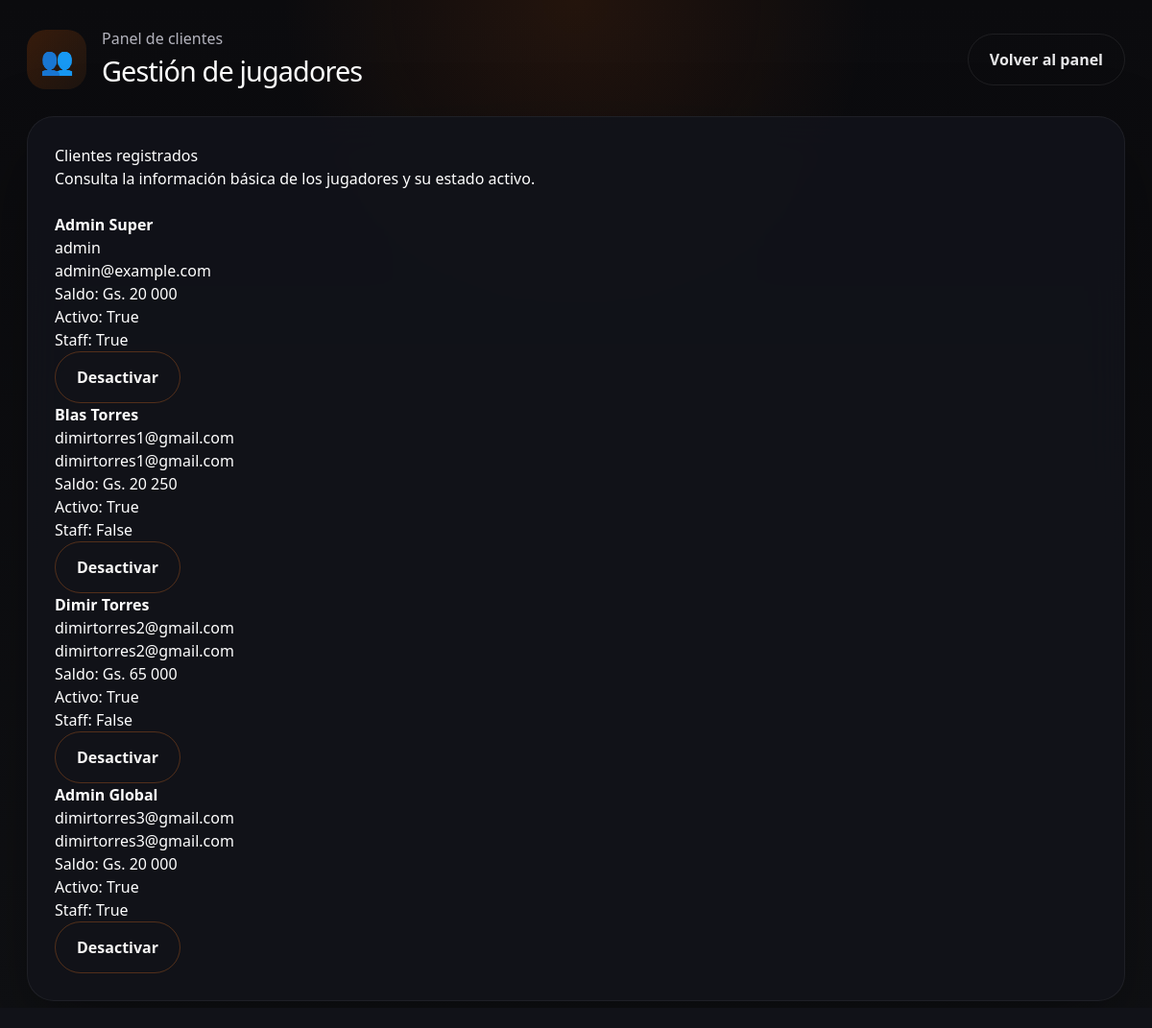
Screenshot of /casino/admin-panel/clientes/ (signed in) with the database file from the repository.
### casino/models.py (models this page shows)
class Player(AbstractUser):
    nombre = models.CharField(max_length=64, verbose_name=_("Nombres"))
    apellido = models.CharField(max_length=64, verbose_name=_("Apellidos"))
    edad = models.PositiveSmallIntegerField(verbose_name=_("Edad"), validators=[validar_edad_mayoria])
    sexo = models.CharField(max_length=16, choices=[("M", "Masculino"), ("F", "Femenino"), ("O", "Otro")], verbose_name=_("Sexo"))
    estado_civil = models.CharField(
        max_length=24,
        choices=[
            ("soltero", "Soltero"),
            ("casado", "Casado"),
            ("divorciado", "Divorciado"),
            ("viudo", "Viudo"),
            ("union_libre", "Unión libre"),
        ],
        verbose_name=_("Estado Civil"),
    )
    saldo = EncryptedDecimalField(
        max_digits=14,
        decimal_places=0,
        default=20000,
        verbose_name=_("Saldo Disponible (Gs.)"),
        help_text=_("Saldo cifrado en Guaraníes."),
    )
    recibio_regalo = models.BooleanField(
        default=False,
        verbose_name=_("Recibió bono de bienvenida"),
        help_text=_("Marca si el usuario obtuvo el regalo de los primeros registros."),
    )
    slot_play_count = models.PositiveIntegerField(
        default=0,
        verbose_name=_("Jugadas consecutivas de tragamonedas"),
        help_text=_("Contador acumulado de giros de tragamonedas para habilitar jackpots de retención."),
    )
    bonus_balance = models.DecimalField(
        max_digits=14,
        decimal_places=0,
        default=0,
        verbose_name=_("Saldo de bono"),
    )
    bonus_rollover = models.DecimalField(
        max_digits=14,
        decimal_places=0,
        default=0,
        verbose_name=_("Rollover acumulado"),
    )
    bonus_rollover_target = models.DecimalField(
        max_digits=14,
        decimal_places=0,
        default=0,
        verbose_name=_("Meta de rollover"),
    )
    free_spins = models.PositiveIntegerField(
        default=0,
        verbose_name=_("Giros gratis disponibles"),
    )
    REQUIRED_FIELDS = ["email", "nombre", "apellido", "edad", "sexo", "estado_civil"]
    class Meta:
        verbose_name = "Jugador"
        verbose_name_plural = "Jugadores"

### casino/views.py (the view)
# urls.py: path("admin-panel/clientes/", views.clientes, name="clientes"),
@login_required
@user_passes_test(is_admin)
def clientes(request):
    jugadores = Player.objects.all().order_by("username")
    return render(request, "casino/clientes.html", {"jugadores": jugadores})

### casino/fields.py (called while the page is built)
    def from_db_value(self, value: bytes | None, expression, connection) -> Decimal | None:
        if value is None:
            return None
        cipher = get_cipher()
        if isinstance(value, memoryview) or isinstance(value, bytearray):
            value = bytes(value)
        if isinstance(value, str):
            try:
                import base64
                value = base64.urlsafe_b64decode(value.encode())
            except Exception:
                value = value.encode()
        try:
            plain = cipher.decrypt(value)
            return Decimal(plain.decode())
        except (InvalidToken, ValueError):
            raise ValidationError("No se pudo descifrar el saldo almacenado.")

### casino/utils.py (called while the page is built)
def get_cipher():
    key = settings.FERNET_KEY
    if isinstance(key, str):
        key_bytes = key.encode()
    elif isinstance(key, (bytes, bytearray, memoryview)):
        key_bytes = bytes(key)
    else:
        key_bytes = str(key).encode()
    return Fernet(key_bytes)

### casino/views.py (called while the page is built)
def is_admin(user):
    return user.is_superuser or user.is_staff

### templates/casino/clientes.html (shortened to what this page needs)
{% extends "base.html" %}
{% load humanize %}
{% block content %}
<div class="dashboard-page">
    <div class="layout-shell">
        <header class="topbar">
            <div class="brand-hero">
                <span class="brand-mark">👥</span>
                <div>
                    <p>Panel de clientes</p>
                    <h1>Gestión de jugadores</h1>
                </div>
            </div>
            <a href="{% url 'casino:admin_panel' %}" class="btn-ghost">Volver al panel</a>
        </header>
        <main class="admin-shell glass-panel">
            <div class="admin-hero">
                <div>
                    <h2>Clientes registrados</h2>
                    <p>Consulta la información básica de los jugadores y su estado activo.</p>
                </div>
            </div>
            <section class="player-list" style="margin-top: 24px;">
                <div class="players-grid">
                    {% for jugador in jugadores %}
                    <div class="player-card">
                        <p><strong>{{ jugador.nombre }} {{ jugador.apellido }}</strong></p>
                        <p>{{ jugador.username }}</p>
                        <p>{{ jugador.email }}</p>
                        <p>Saldo: Gs. {{ jugador.saldo|intcomma }}</p>
                        <p>Activo: {{ jugador.is_active }}</p>
                        <p>Staff: {{ jugador.is_staff }}</p>
                        <form method="post" action="{% url 'casino:toggle_player_status' jugador.id %}">
                            <button type="submit" class="btn-secondary small">
                                {% if jugador.is_active %}Desactivar{% else %}Activar{% endif %}
                            </button>
                        </form>
                    </div>
                    {% empty %}
                    <p class="empty-state">No hay clientes registrados todavía.</p>
                    {% endfor %}
                </div>
            </section>
        </main>
    </div>
</div>
{% endblock %}

### rows the page displays
Player: nombre "Admin", apellido "Super", username "admin", email "admin@example.com", saldo "20 000", is_active "True", is_staff "True", shows "Desactivar"
Player: nombre "Blas", apellido "Torres", username "dimirtorres1@gmail.com", email "dimirtorres1@gmail.com", saldo "20 250", is_active "True", is_staff "False", shows "Desactivar"
Player: nombre "Dimir", apellido "Torres", username "dimirtorres2@gmail.com", email "dimirtorres2@gmail.com", saldo "65 000", is_active "True", is_staff "False", shows "Desactivar"
Player: nombre "Admin", apellido "Global", username "dimirtorres3@gmail.com", email "dimirtorres3@gmail.com", saldo "20 000", is_active "True", is_staff "True", shows "Desactivar"
